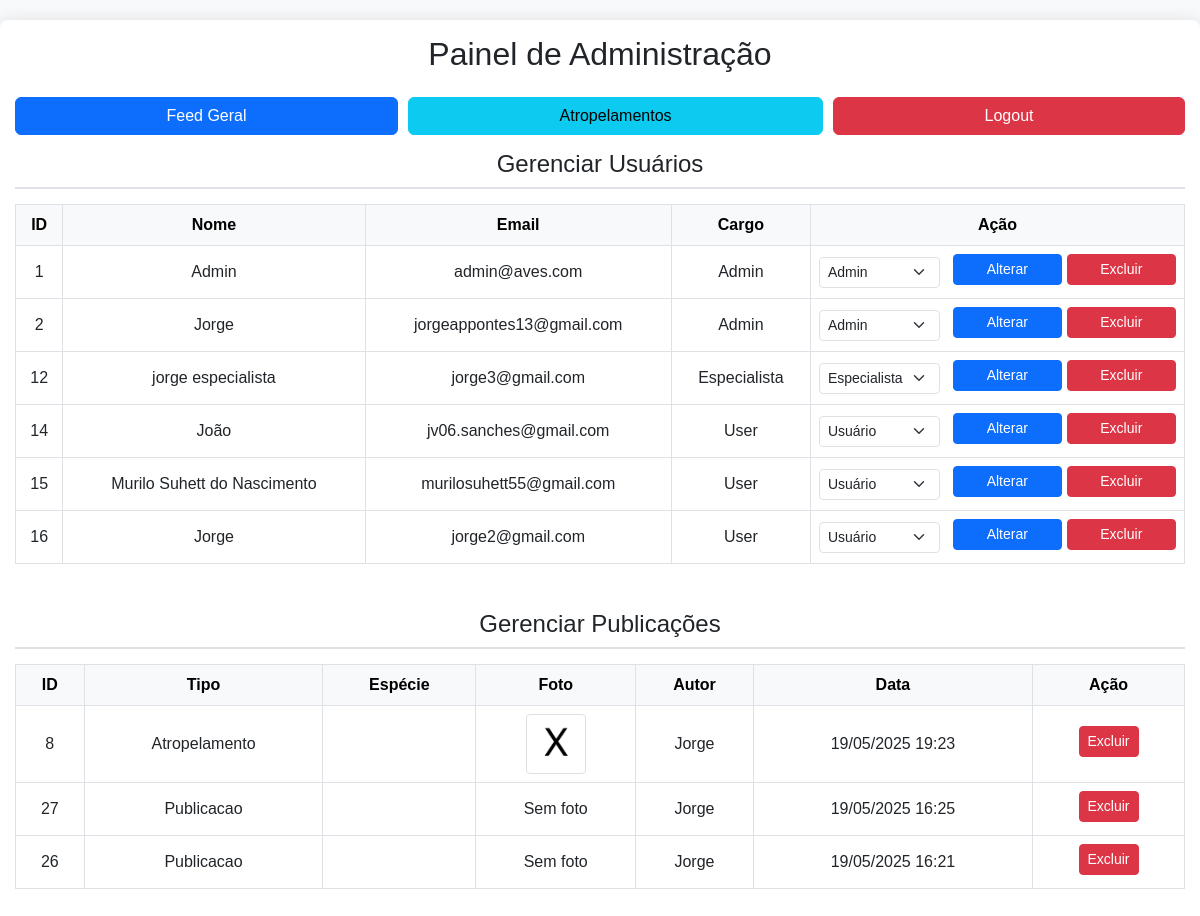
The page /admin.php (signed in) on the database its author committed.
### tables this page shows
CREATE TABLE `usuarios` (
  `id` int(11) NOT NULL,
  `nome` varchar(100) NOT NULL,
  `email` varchar(100) NOT NULL,
  `senha` varchar(255) NOT NULL,
  `cargo` enum('user','especialista','admin') DEFAULT 'user',
  `token_senha` varchar(64) DEFAULT NULL,
  `token_expiracao` datetime DEFAULT NULL
);

### tabela_usuarios_admin.php (the view, shortened to what this page needs)
<div class="table-responsive">
    <table class="table table-bordered table-hover">
        <thead class="table-light">
            <tr>
                <th>ID</th>
                <th>Nome</th>
                <th>Email</th>
                <th>Cargo</th>
                <th>Ação</th>
            </tr>
        </thead>
        <tbody>
            <?php
            $usuarios = $conn->query("SELECT * FROM usuarios");
            while ($user = $usuarios->fetch_assoc()):
            ?>
                <tr>
                    <td><?= $user['id'] ?></td>
                    <td><?= $user['nome'] ?></td>
                    <td><?= $user['email'] ?></td>
                    <td><?= ucfirst($user['cargo']) ?></td>
                    <td>
                        <form method="POST" class="action-form">
                            <select name="cargo" class="form-select form-select-sm me-2" style="width: auto;">
                                <option value="user" <?= $user['cargo'] === 'user' ? 'selected' : '' ?>>Usuário</option>
                                <option value="especialista" <?= $user['cargo'] === 'especialista' ? 'selected' : '' ?>>Especialista</option>
                                <option value="admin" <?= $user['cargo'] === 'admin' ? 'selected' : '' ?>>Admin</option>
                            </select>
                            <button type="submit" name="alterar_cargo" class="btn btn-primary btn-sm">Alterar</button>
                            <button type="submit" name="excluir_usuario" class="btn btn-danger btn-sm" onclick="return confirm('Tem certeza que deseja excluir este usuário e todos os seus dados relacionados?')">Excluir</button>
                        </form>
                    </td>
                </tr>
            <?php endwhile; ?>
        </tbody>
    </table>
</div>

### admin.php (shortened to what this page needs)
<?php
include 'conexao.php';
$publicacoes_query = "
    SELECT publicacoes.id, publicacoes.especie, publicacoes.foto, usuarios.nome, publicacoes.data_publicacao, NULL as localizacao, 'publicacao' as tipo
    FROM publicacoes
    JOIN usuarios ON publicacoes.usuario_id = usuarios.id
";
$atropelamentos_query = "
    SELECT atropelamentos.id, atropelamentos.especie, atropelamentos.caminho_foto as foto, usuarios.nome, atropelamentos.data_postagem as data_publicacao, atropelamentos.localizacao, 'atropelamento' as tipo
    FROM atropelamentos
    JOIN usuarios ON atropelamentos.usuario_id = usuarios.id
";
$posts_geral_query = "({$publicacoes_query}) UNION ({$atropelamentos_query}) ORDER BY data_publicacao DESC";
$posts_geral = $conn->query($posts_geral_query);
?>
<!DOCTYPE html>
<html lang="pt-br">
<head>
    <link href="https://cdn.jsdelivr.net/npm/bootstrap@5.3.0/dist/css/bootstrap.min.css" rel="stylesheet">
</head>
<body>
    <div class="admin-container">
        <h2 class="text-center mb-4">Painel de Administração</h2>
        <div class="nav-buttons">
            <a href="feed_user.php" class="btn btn-primary">Feed Geral</a>
            <a href="feed_atropelamentos.php" class="btn btn-info">Atropelamentos</a>
            <a href="logout.php" class="btn btn-danger">Logout</a>
        </div>
        <div class="table-container">
            <h4 class="section-title">Gerenciar Usuários</h4>
            <?php include 'tabela_usuarios_admin.php'; ?>
        </div>
        <div class="table-container">
            <h4 class="section-title">Gerenciar Publicações</h4>
            <div class="table-responsive">
                <table class="table table-bordered table-hover">
                    <thead class="table-light">
                        <tr>
                            <th>ID</th>
                            <th>Tipo</th>
                            <th>Espécie</th>
                            <th>Foto</th>
                            <th>Autor</th>
                            <th>Data</th>
                            <th>Ação</th>
                        </tr>
                    </thead>
                    <tbody>
                        <?php while ($post = $posts_geral->fetch_assoc()): ?>
                            <tr>
                                <td><?= $post['id'] ?></td>
                                <td><?= ucfirst($post['tipo']) ?></td>
                                <td><?= $post['especie'] ?></td>
                                <td>
                                    <?php if (!empty($post['foto']) && file_exists($post['foto'])): ?>
                                        <img src="<?= $post['foto'] ?>" alt="foto" class="img-thumbnail">
                                    <?php else: ?>
                                        Sem foto
                                    <?php endif; ?>
                                </td>
                                <td><?= $post['nome'] ?></td>
                                <td><?= date('d/m/Y H:i', strtotime($post['data_publicacao'])) ?></td>
                                <td>
                                    <div class="action-form">
                                        <form method="POST" onsubmit="return confirm('Tem certeza que deseja excluir este item?')">
                                            <button type="submit" class="btn btn-danger btn-sm">Excluir</button>
                                        </form>
                                    </div>
                                </td>
                            </tr>
                        <?php endwhile; ?>
                    </tbody>
                </table>
            </div>
        </div>
    </div>
</body>
</html>

### admin.php (style rules this page uses)
body { background-color: #f8f9fa; font-family: sans-serif; }
.admin-container { max-width: 1200px; margin: 20px auto; padding: 15px; background-color: white; border-radius: 8px; box-shadow: 0 0 15px rgba(0,0,0,0.1); }
.nav-buttons { margin-bottom: 15px; display: flex; gap: 10px; justify-content: center; flex-wrap: wrap; }
.nav-buttons a { flex-grow: 1; text-align: center; }
.section-title { margin-bottom: 15px; padding-bottom: 8px; border-bottom: 2px solid #dee2e6; text-align: center; }
.table-container { margin-bottom: 30px; }
.table-responsive { overflow-x: auto; }
.table { width: 100%; border-collapse: collapse; }
.table th, .table td { text-align: center; vertical-align: middle; padding: 8px; border: 1px solid #dee2e6; }
.table th { background-color: #f8f9fa; }
.table img { max-height: 60px; border-radius: 4px; max-width: 80px; height: auto; }
.action-form { display: flex; justify-content: center; align-items: center; gap: 5px; flex-wrap: wrap; }
.action-form button { flex-grow: 1; margin-bottom: 5px; }

### rows shown on the page
usuarios: id "1", nome "Admin", email "admin@aves.com", cargo "Admin"
usuarios: id "2", nome "Jorge", email "jorgeappontes13@gmail.com", cargo "Admin"
usuarios: id "12", nome "jorge especialista", email "jorge3@gmail.com", cargo "Especialista"
usuarios: id "14", nome "João", email "jv06.sanches@gmail.com", cargo "User", cargo "Usuário"
usuarios: id "15", nome "Murilo Suhett do Nascimento", email "murilosuhett55@gmail.com", cargo "User", cargo "Usuário"
usuarios: id "16", nome "Jorge", email "jorge2@gmail.com", cargo "User", cargo "Usuário"

### other values the page prints
$post['id'] "8"
$post['tipo'] "Atropelamento"
$post['nome'] "Jorge"
date('d/m/Y H:i', strtotime($post['data_publicacao'])) "19/05/2025 19:23"
$post['id'] "27"
$post['tipo'] "Publicacao"
date('d/m/Y H:i', strtotime($post['data_publicacao'])) "19/05/2025 16:25"
$post['id'] "26"
date('d/m/Y H:i', strtotime($post['data_publicacao'])) "19/05/2025 16:21"
